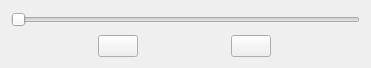
<?xml version="1.0" encoding="UTF-8"?>
<ui version="4.0">
 <class>SoundWidget</class>
 <widget class="QWidget" name="SoundWidget">
  <property name="geometry">
   <rect>
    <x>0</x>
    <y>0</y>
    <width>371</width>
    <height>68</height>
   </rect>
  </property>
  <property name="windowTitle">
   <string>SoundWidget</string>
  </property>
  <layout class="QVBoxLayout" name="verticalLayout">
   <item>
    <widget class="QSlider" name="audioSlider">
     <property name="sizePolicy">
      <sizepolicy hsizetype="Preferred" vsizetype="Preferred">
       <horstretch>0</horstretch>
       <verstretch>0</verstretch>
      </sizepolicy>
     </property>
     <property name="orientation">
      <enum>Qt::Horizontal</enum>
     </property>
    </widget>
   </item>
   <item>
    <layout class="QHBoxLayout" name="horizontalLayout">
     <property name="spacing">
      <number>6</number>
     </property>
     <property name="sizeConstraint">
      <enum>QLayout::SetDefaultConstraint</enum>
     </property>
     <property name="rightMargin">
      <number>0</number>
     </property>
     <property name="bottomMargin">
      <number>0</number>
     </property>
     <item>
      <widget class="QPushButton" name="playPauseButton">
       <property name="sizePolicy">
        <sizepolicy hsizetype="Maximum" vsizetype="Fixed">
         <horstretch>0</horstretch>
         <verstretch>0</verstretch>
        </sizepolicy>
       </property>
       <property name="autoFillBackground">
        <bool>false</bool>
       </property>
       <property name="text">
        <string/>
       </property>
       <property name="icon">
        <iconset theme="media-playback-start">
         <normaloff>.</normaloff>.</iconset>
       </property>
      </widget>
     </item>
     <item>
      <widget class="QPushButton" name="stopButton">
       <property name="sizePolicy">
        <sizepolicy hsizetype="Maximum" vsizetype="Fixed">
         <horstretch>0</horstretch>
         <verstretch>0</verstretch>
        </sizepolicy>
       </property>
       <property name="text">
        <string/>
       </property>
       <property name="icon">
        <iconset theme="media-playback-stop">
         <normaloff>.</normaloff>.</iconset>
       </property>
       <property name="iconSize">
        <size>
         <width>16</width>
         <height>16</height>
        </size>
       </property>
      </widget>
     </item>
    </layout>
   </item>
  </layout>
 </widget>
 <resources/>
 <connections/>
</ui>
